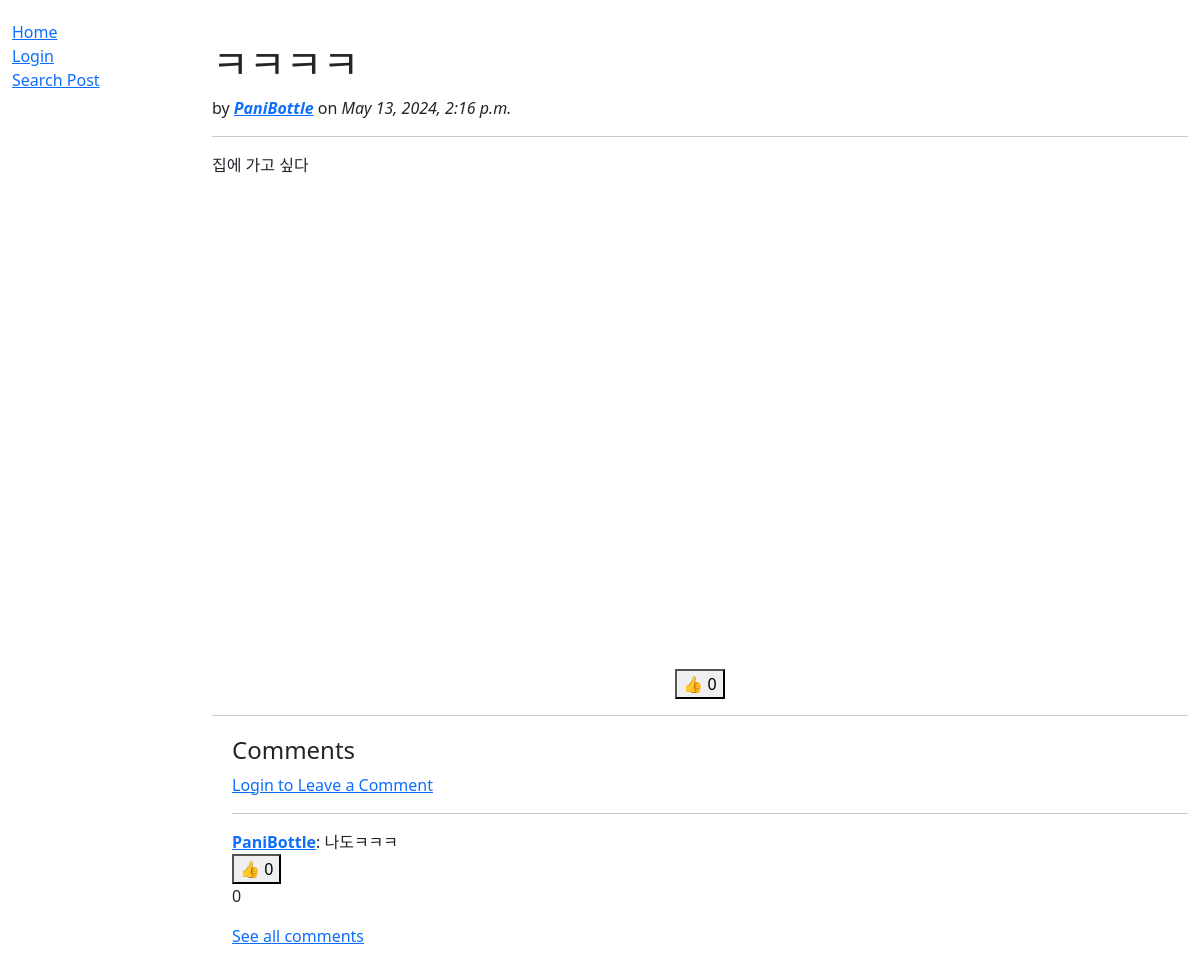
Before: /blog/17/ with the older database file.
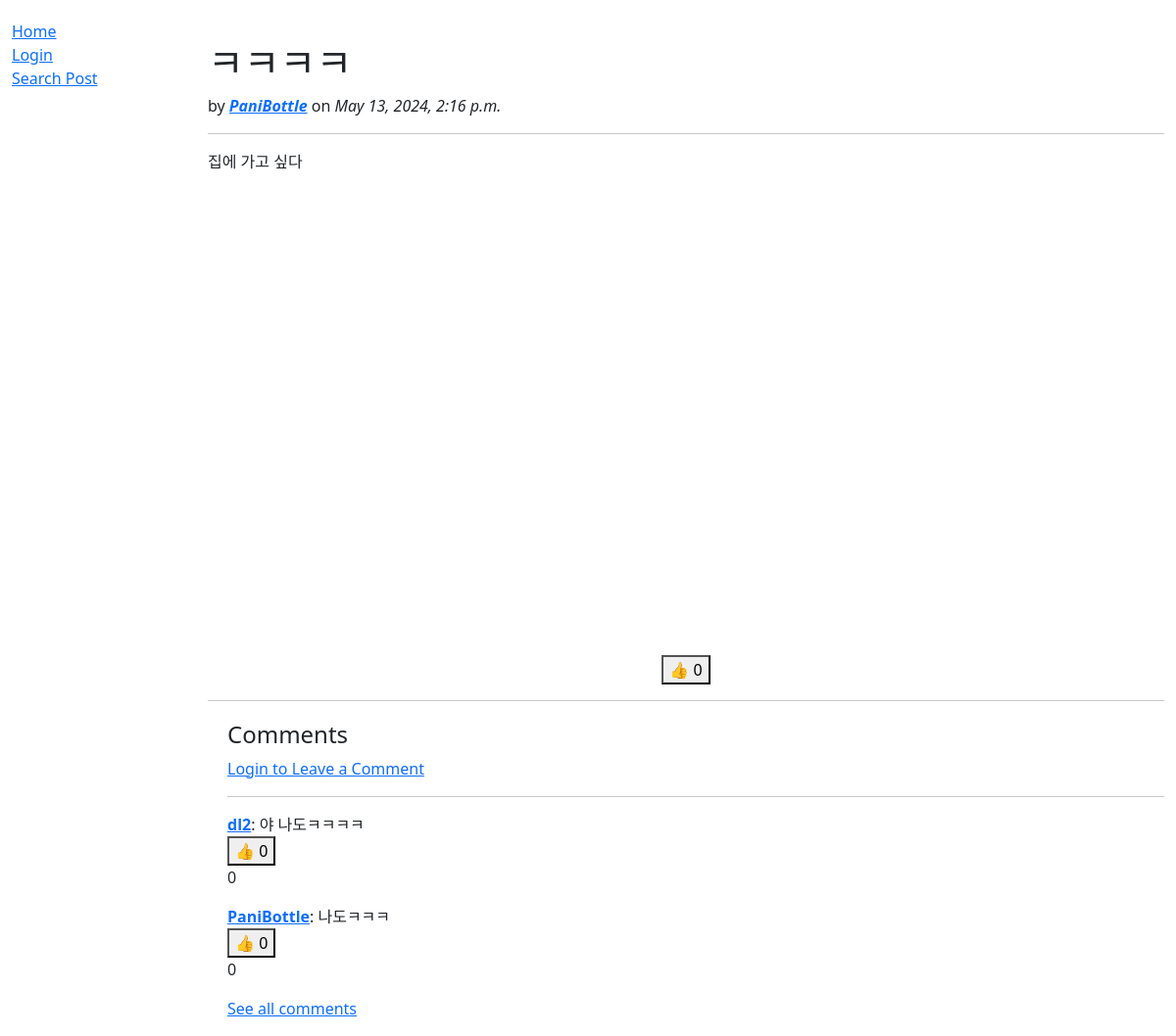
After: the same page with the newer database file.
### blog/models.py (models this page shows, shortened)
class Comment(models.Model):
    id = models.BigAutoField(help_text="Comment ID", primary_key=True)
    post = models.ForeignKey("Post", on_delete=models.CASCADE)
    writer = models.CharField(max_length=100)
    content = models.CharField(max_length=200)
    date = models.DateTimeField(default=datetime.now, blank=True)
    likes = models.IntegerField(default=0)
    dislikes = models.IntegerField(default=0)
    class Meta:
        ordering = ['-date']

### blog/views.py (the view)
# urls.py: path('<int:pk>/', views.PostDetailView.as_view(), name="post"),
class PostDetailView(generic.DetailView):
    model = Post
    context_object_name = 'post'
    template_name = 'view_post.html'
    def get_context_data(self, **kwargs):
        context = super(PostDetailView, self).get_context_data(**kwargs)
        comments = Comment.objects.filter(post=int(self.kwargs.get('pk')))
        comments.order_by('-likes')[:5]
        context['comments'] = comments
        context['form'] = LeaveCommentForm()
        return context
    def post(self, request, *args, **kwargs):
        if request.method == 'POST':
            form = LeaveCommentForm(request.POST)
            if form.is_valid():
                id = int(self.kwargs.get('pk'))
                comment = Comment(
                    post=Post.objects.get(id=id),
                    writer=request.user,
                    content=form.cleaned_data['content']
                    )
                comment.save()
                return HttpResponseRedirect(reverse('post', args=[id]))

### blog/templates/view_post.html (shortened to what this page needs)
{% extends "base.html" %}
{% block content %}
    <h1 style="margin-top: 20px;">{{post.title}}</h1>
    <p> by <strong><em><a href="{% url 'user-profile' post.writer %}">{{post.writer}}</a></em></strong> on <em>{{post.date}}</em> </p>
    <hr />
    <p style="min-height: 500px;">{{post.content}}</p>
    <div style="text-align: center;">
      <form action="{% url 'like' 'post' post.id %}" method="POST">
        <button>👍 {{post.likes}}</button>
      </form>
    </div>
    <hr />
    <div style="margin-left:20px; margin-top:20px">
      <h4>Comments</h4>
      {% if user.is_authenticated %}
      <a href="#" class="hide">Write Comment</a>
      <div>
        <form action="" method="post" id="form" style="display: none;">
          {% csrf_token %}
          <table>
          {{ form.as_table }}
          </table>
          <input type="submit" value="Submit">
        </form>
      </div>
      <script>
        var link = document.getElementsByClassName("hide");
        link[0].addEventListener("click", function() {
          if (form.style.display === "block") {
            form.style.display = "none";
          } else {
            form.style.display = "block";
          }
        });
      </script>
    {% else %}
      <a href="{% url 'login' %}">Login to Leave a Comment</a>
    {% endif %}
      {% if comments %}
        <hr />
        {% for comment in comments %}
          <p style="display: inline;"><a href="{% url 'user-profile' comment.writer %}"><strong>{{comment.writer}}</strong></a>: {{comment.content}}</p>
          <p style="display: inline; float: right;">
            <form action="{% url 'like' 'comment' comment.id %}" method="POST">
              <button>👍 {{comment.likes}}</button>
            </form>
            {{comment.dislikes}}</p>
        {% endfor %}
        <p><a href="comments/">See all comments</a></p>
      {% else %}
        <p>No comments yet.</p>
      {% endif %}
    </div>
{% endblock %}

Changed rows visible on the page:
added Comment: writer "dl2", content "야 나도ㅋㅋㅋㅋ", likes "0", dislikes "0"
